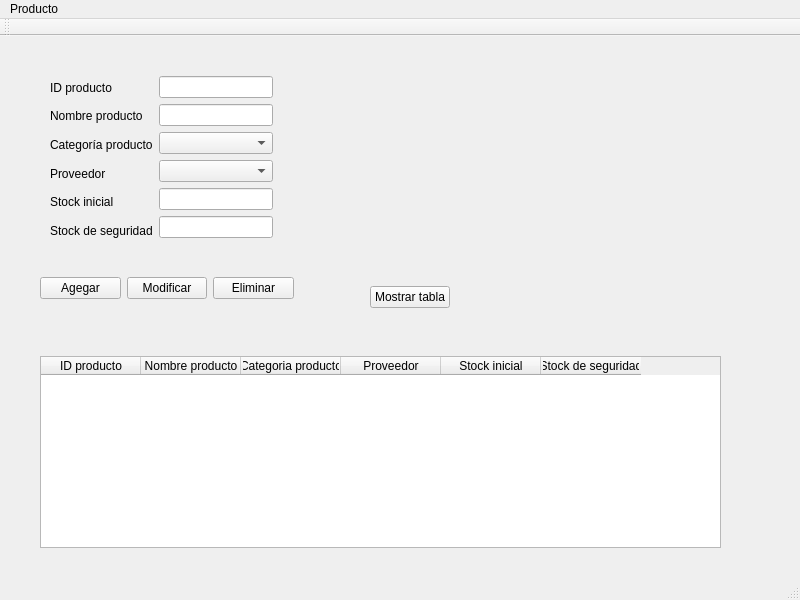
<?xml version="1.0" encoding="UTF-8"?>
<ui version="4.0">
 <class>MainWindow</class>
 <widget class="QMainWindow" name="MainWindow">
  <property name="geometry">
   <rect>
    <x>0</x>
    <y>0</y>
    <width>800</width>
    <height>600</height>
   </rect>
  </property>
  <property name="windowTitle">
   <string>MainWindow</string>
  </property>
  <widget class="QWidget" name="centralwidget">
   <widget class="QWidget" name="layoutWidget">
    <property name="geometry">
     <rect>
      <x>50</x>
      <y>40</y>
      <width>223</width>
      <height>166</height>
     </rect>
    </property>
    <layout class="QHBoxLayout" name="horizontalLayout">
     <item>
      <layout class="QVBoxLayout" name="verticalLayout">
       <item>
        <widget class="QLabel" name="label">
         <property name="text">
          <string>ID producto</string>
         </property>
        </widget>
       </item>
       <item>
        <widget class="QLabel" name="label_7">
         <property name="text">
          <string>Nombre producto</string>
         </property>
        </widget>
       </item>
       <item>
        <widget class="QLabel" name="label_2">
         <property name="text">
          <string>Categoría producto</string>
         </property>
        </widget>
       </item>
       <item>
        <widget class="QLabel" name="label_3">
         <property name="text">
          <string>Proveedor</string>
         </property>
        </widget>
       </item>
       <item>
        <widget class="QLabel" name="label_5">
         <property name="text">
          <string>Stock inicial</string>
         </property>
        </widget>
       </item>
       <item>
        <widget class="QLabel" name="label_4">
         <property name="text">
          <string>Stock de seguridad</string>
         </property>
        </widget>
       </item>
      </layout>
     </item>
     <item>
      <layout class="QVBoxLayout" name="verticalLayout_2">
       <item>
        <widget class="QLineEdit" name="lineEditProductId"/>
       </item>
       <item>
        <widget class="QLineEdit" name="lineEditProductName"/>
       </item>
       <item>
        <widget class="QComboBox" name="comboBoxProductCategory"/>
       </item>
       <item>
        <widget class="QComboBox" name="comboBoxProductSupplier"/>
       </item>
       <item>
        <widget class="QLineEdit" name="lineEditProductInitialStock"/>
       </item>
       <item>
        <widget class="QLineEdit" name="lineEditProductBufferStock"/>
       </item>
      </layout>
     </item>
    </layout>
   </widget>
   <widget class="QWidget" name="layoutWidget">
    <property name="geometry">
     <rect>
      <x>40</x>
      <y>240</y>
      <width>254</width>
      <height>24</height>
     </rect>
    </property>
    <layout class="QHBoxLayout" name="horizontalLayout_2">
     <item>
      <widget class="QPushButton" name="pushButtonProductAdd">
       <property name="text">
        <string>Agegar</string>
       </property>
      </widget>
     </item>
     <item>
      <widget class="QPushButton" name="pushButtonProductModify">
       <property name="text">
        <string>Modificar</string>
       </property>
      </widget>
     </item>
     <item>
      <widget class="QPushButton" name="pushButtonProductDelete">
       <property name="text">
        <string>Eliminar</string>
       </property>
      </widget>
     </item>
    </layout>
   </widget>
   <widget class="QTableWidget" name="tableWidgetProduct">
    <property name="geometry">
     <rect>
      <x>40</x>
      <y>320</y>
      <width>681</width>
      <height>192</height>
     </rect>
    </property>
    <column>
     <property name="text">
      <string>ID producto</string>
     </property>
    </column>
    <column>
     <property name="text">
      <string>Nombre producto</string>
     </property>
    </column>
    <column>
     <property name="text">
      <string>Categoria producto</string>
     </property>
    </column>
    <column>
     <property name="text">
      <string>Proveedor</string>
     </property>
    </column>
    <column>
     <property name="text">
      <string>Stock inicial</string>
     </property>
    </column>
    <column>
     <property name="text">
      <string>Stock de seguridad</string>
     </property>
    </column>
   </widget>
   <widget class="QPushButton" name="pushButton">
    <property name="geometry">
     <rect>
      <x>370</x>
      <y>250</y>
      <width>80</width>
      <height>22</height>
     </rect>
    </property>
    <property name="text">
     <string>Mostrar tabla</string>
    </property>
   </widget>
  </widget>
  <widget class="QMenuBar" name="menubar">
   <property name="geometry">
    <rect>
     <x>0</x>
     <y>0</y>
     <width>800</width>
     <height>19</height>
    </rect>
   </property>
   <widget class="QMenu" name="menumain">
    <property name="title">
     <string>Producto</string>
    </property>
    <addaction name="separator"/>
    <addaction name="actionagregar"/>
    <addaction name="actionActualizarProducto"/>
    <addaction name="actionEliminarProducto"/>
   </widget>
   <addaction name="menumain"/>
  </widget>
  <widget class="QStatusBar" name="statusbar"/>
  <widget class="QToolBar" name="toolBar">
   <property name="windowTitle">
    <string>toolBar</string>
   </property>
   <attribute name="toolBarArea">
    <enum>TopToolBarArea</enum>
   </attribute>
   <attribute name="toolBarBreak">
    <bool>false</bool>
   </attribute>
  </widget>
  <action name="actionagregar">
   <property name="text">
    <string>agregar</string>
   </property>
  </action>
  <action name="actionActualizarProducto">
   <property name="text">
    <string>Actualizar Producto</string>
   </property>
  </action>
  <action name="actionEliminarProducto">
   <property name="text">
    <string>Eliminar Producto</string>
   </property>
  </action>
 </widget>
 <resources/>
 <connections/>
</ui>
